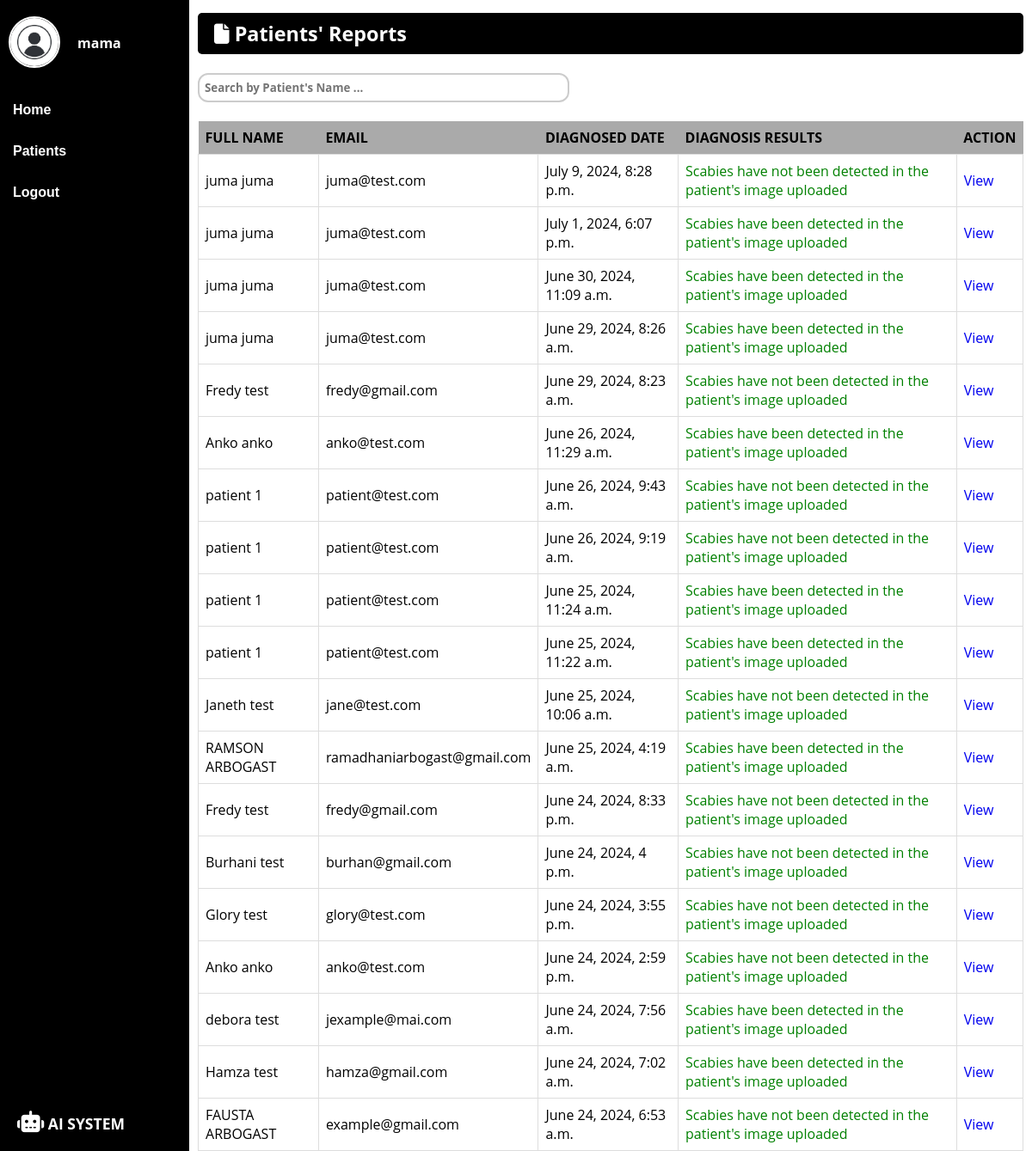
Before: /patientsreport/ (signed in) with the older database file.
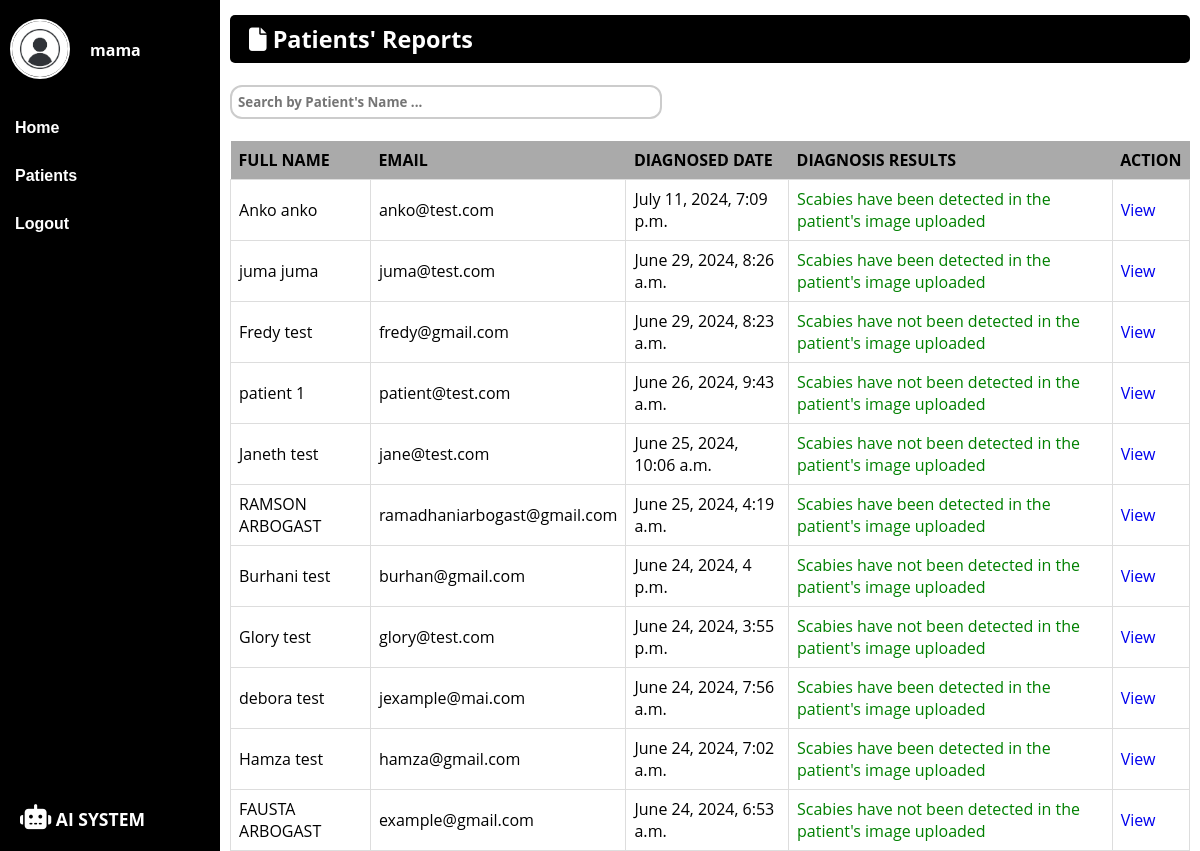
After: the same page with the newer database file.
### ai_dermatologist/models.py (models this page shows, shortened)
class DiagnosisReport(models.Model):
    patient = models.ForeignKey(Patients, on_delete=models.CASCADE)
    result = models.CharField(max_length=60)
    image = models.ImageField(upload_to='diagnosis_images')
    created_at = models.DateTimeField(auto_now_add=True)

class Patients(models.Model):
    fullname = models.CharField(max_length=200)
    email = models.EmailField(unique=True)
    age = models.PositiveIntegerField()
    gender = models.CharField(max_length=6)
    registered_date = models.DateTimeField(auto_now_add=True)
    class Meta:
        verbose_name_plural = 'Patients'

### ai_dermatologist/views.py (the view)
# urls.py: path('patientsreport/', views.patientsreport, name='patientsreport'),
@login_required(login_url='/')
@never_cache
def patientsreport(request):
    reports = DiagnosisReport.objects.order_by('-created_at')
    return render(request, 'dermatologist/patientsreport.html', {'reports':reports})

### templates/dermatologist/patientsreport.html (shortened to what this page needs)
{% load static %}
<!DOCTYPE html>
<html lang="en">
<head>
    <link rel="stylesheet" href="{% static 'css/style.css' %}">
</head>
<body>
    <div class="wrapper">
        <div class="sidebar">
            <div class="profile-username">
                <a href="{% url 'userprofile'%}">
                    <img src="{% static 'assets/avatar.jpg'%}" alt="user-image" width="60px" height="60px">
                </a>
                {% if user.is_authenticated %}
                <p style="color: white;"><strong> {{ user.username }}</strong></p>
                {% endif %}
            </div>
            <ul>
                <li><a href="{% url 'dashboard' %}">Home</a></li>
                <li><a href="{% url 'patientslist' %}">Patients</a></li>
                <li><a href="{% url 'index' %}">Logout</a></li>
            </ul>
            <div class="footer-h3">
                <h3><i class="fa-solid fa-robot fa-beat"></i> AI SYSTEM</h3>
            </div>
        </div>
    </div>
    <div class="main-content">
        <header>
            <h3><i class="fa-solid fa-file"></i> Patients' Reports</h3>
        </header><br>
        <main>
            <div class="search">
                <input type="search" id="searchInput" placeholder="Search by Patient's Name ...">
            </div><br>
            <div class="diagnosed-patient-table" id="patientTable">
                <table>
                    <thead>
                        <tr>
                            <th>FULL NAME</th>
                            <th>EMAIL</th>
                            <th>DIAGNOSED DATE</th>
                            <th>DIAGNOSIS RESULTS</th>
                            <th>ACTION</th>
                        </tr>
                    </thead>
                    {% for report in reports %}
                    <tr>
                        <td>{{ report.patient.fullname }}</td>
                        <td>{{ report.patient.email }}</td>
                        <td>{{ report.created_at}}</td>
                        <td style="color: green;">{{ report.result }}</td>
                        <td><a href="{% url 'patient_detail' report.patient.id %}">View</a></td>
                    </tr>
                    {%endfor%}
                </table>
            </div>
        </main>
    </div>
</body>
</html>

### ai_dermatologist/static/css/style.css (style rules this page uses)
* { margin: 0; padding: 0; box-sizing: border-box; list-style: none; text-decoration: none; font-family: "Open Sans", sans-serif; }
.diagnosed-patient-table table { border-collapse: collapse; width: 100%; }
.diagnosed-patient-table th { background-color: #aaa; }
.patients-table th, td { padding: 8px; text-align: left; border-bottom: 1px solid #ddd; border: 1px solid #ddd; }
.diagnosed-patient-table th, td { padding: 8px; text-align: left; border-bottom: 1px solid #ddd; }
.search input[type="search"] { padding: 6px; width: 45%; border-radius: 12px; border: 2px solid #ccc; }
.search ::placeholder { font-weight: bold; }
.wrapper { display: flex; position: relative; }
.wrapper .sidebar { position: fixed; width: 220px; height: 100%; background-color: black; padding: 10px 0; }
.wrapper .sidebar ul li { padding: 15px; }
.wrapper .sidebar ul li a { color: white; display: block; font-weight: bold; font-family: 'Trebuchet MS', 'Lucida Sans Unicode', 'Lucida Grande', 'Lucida Sans', Arial, sans-serif; }
.main-content { margin-left: 230px; margin-right: 10px; margin-top: 15px; }
.footer-h3 { color: white; font-size: 15px; padding: 20px; position: fixed; bottom: 0; font-family: 'Franklin Gothic Medium', 'Arial Narrow', Arial, sans-serif; }
.footer-h3 i { font-size: 25px; }
.main-content header { font-size: 20px; background-color: black; color: white; padding: 8px 19px; border-radius: 5px; }
.profile-username { margin-top: 9px; margin-left: 10px; margin-bottom: 20px; display: inline-flex; }
.profile-username p { padding: 20px; margin-right: 10px; }
.profile-username img { border-radius: 50px; border: 2px solid white; }

Changed rows visible on the page:
removed DiagnosisReport: patient.fullname "juma juma", patient.email "juma@test.com", created_at "July 9, 2024, 8:28 p.m.", result "Scabies have not been detected in the patient's image uploaded"
removed DiagnosisReport: patient.fullname "juma juma", patient.email "juma@test.com", created_at "July 1, 2024, 6:07 p.m.", result "Scabies have been detected in the patient's image uploaded"
removed DiagnosisReport: patient.fullname "juma juma", patient.email "juma@test.com", created_at "June 30, 2024, 11:09 a.m.", result "Scabies have been detected in the patient's image uploaded"
removed DiagnosisReport: patient.fullname "Anko anko", patient.email "anko@test.com", created_at "June 26, 2024, 11:29 a.m.", result "Scabies have been detected in the patient's image uploaded"
removed DiagnosisReport: patient.fullname "patient 1", patient.email "patient@test.com", created_at "June 26, 2024, 9:19 a.m.", result "Scabies have not been detected in the patient's image uploaded"
removed DiagnosisReport: patient.fullname "patient 1", patient.email "patient@test.com", created_at "June 25, 2024, 11:24 a.m.", result "Scabies have been detected in the patient's image uploaded"
removed DiagnosisReport: patient.fullname "patient 1", patient.email "patient@test.com", created_at "June 25, 2024, 11:22 a.m.", result "Scabies have been detected in the patient's image uploaded"
removed DiagnosisReport: patient.fullname "Fredy test", patient.email "fredy@gmail.com", created_at "June 24, 2024, 8:33 p.m.", result "Scabies have not been detected in the patient's image uploaded"
removed DiagnosisReport: patient.fullname "Anko anko", patient.email "anko@test.com", created_at "June 24, 2024, 2:59 p.m.", result "Scabies have not been detected in the patient's image uploaded"
added DiagnosisReport: patient.fullname "Anko anko", patient.email "anko@test.com", created_at "July 11, 2024, 7:09 p.m.", result "Scabies have been detected in the patient's image uploaded"
